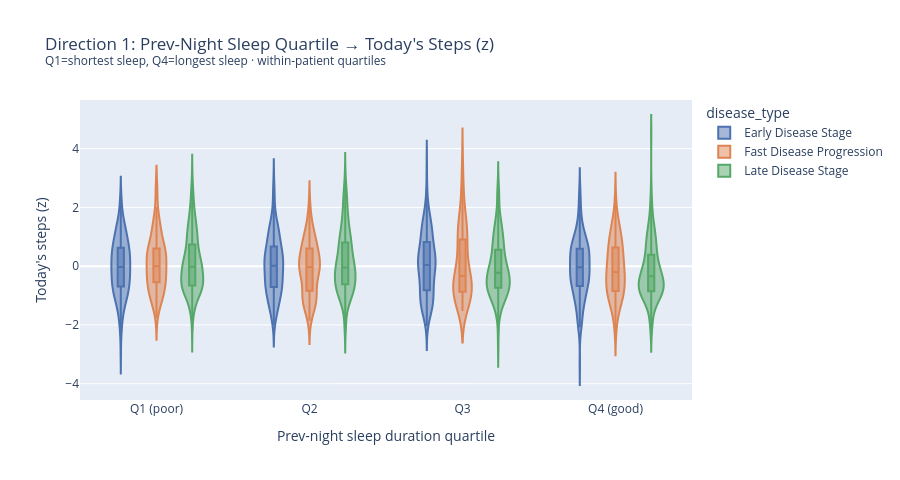

Notebook source saved alongside this figure:
### Code cell
# ── Violin: previous-night sleep quality quartile → today's steps_z ───────────
_plot_df = daily.dropna(subset=['sleep_q', 'daily_steps_z', 'disease_type'])
_plot_df['sleep_q'] = _plot_df['sleep_q'].astype(str)
Q_ORDER = ['Q1 (poor)', 'Q2', 'Q3', 'Q4 (good)']

fig = px.violin(
    _plot_df,
    x='sleep_q', y='daily_steps_z',
    color='disease_type',
    category_orders={
        'sleep_q': Q_ORDER,
        'disease_type': DISEASE_ORDER,
    },
    color_discrete_map=DISEASE_COLORS,
    box=True, points=False,
    title='Direction 1: Prev-Night Sleep Quartile → Today\'s Steps (z)<br>'
          '<sup>Q1=shortest sleep, Q4=longest sleep · within-patient quartiles</sup>',
    labels={'sleep_q': 'Prev-night sleep duration quartile', 'daily_steps_z': 'Today\'s steps (z)'},
    height=480, width=900,
)
fig.update_layout(violinmode='group')
fig.show()

### Figure 1 — Plotly figure (JSON) as saved in the notebook; plotly's stock layout.template omitted (floating-point values rounded to 4 significant figures; data arrays with more than 128 entries replaced by an {"elided": "..."} marker saying what was removed)
{"data": [{"alignmentgroup": "True", "box": {"visible": true}, "hovertemplate": "disease_type=Early Disease Stage<br>Prev-night sleep duration quartile=%{x}<br>Today's steps (z)=%{y}<extra></extra>", "legendgroup": "Early Disease Stage", "marker": {"color": "#4C72B0"}, "name": "Early Disease Stage", "offsetgroup": "Early Disease Stage", "orientation": "v", "points": false, "scalegroup": "True", "showlegend": true, "type": "violin", "x": {"elided": "671 str values"}, "x0": " ", "xaxis": "x", "y": {"elided": "671 float values"}, "y0": " ", "yaxis": "y"}, {"alignmentgroup": "True", "box": {"visible": true}, "hovertemplate": "disease_type=Fast Disease Progression<br>Prev-night sleep duration quartile=%{x}<br>Today's steps (z)=%{y}<extra></extra>", "legendgroup": "Fast Disease Progression", "marker": {"color": "#DD8452"}, "name": "Fast Disease Progression", "offsetgroup": "Fast Disease Progression", "orientation": "v", "points": false, "scalegroup": "True", "showlegend": true, "type": "violin", "x": {"elided": "302 str values"}, "x0": " ", "xaxis": "x", "y": {"elided": "302 float values"}, "y0": " ", "yaxis": "y"}, {"alignmentgroup": "True", "box": {"visible": true}, "hovertemplate": "disease_type=Late Disease Stage<br>Prev-night sleep duration quartile=%{x}<br>Today's steps (z)=%{y}<extra></extra>", "legendgroup": "Late Disease Stage", "marker": {"color": "#55A868"}, "name": "Late Disease Stage", "offsetgroup": "Late Disease Stage", "orientation": "v", "points": false, "scalegroup": "True", "showlegend": true, "type": "violin", "x": {"elided": "887 str values"}, "x0": " ", "xaxis": "x", "y": {"elided": "887 float values"}, "y0": " ", "yaxis": "y"}], "layout": {"height": 480, "legend": {"title": {"text": "disease_type"}, "tracegroupgap": 0}, "title": {"text": "Direction 1: Prev-Night Sleep Quartile → Today's Steps (z)<br><sup>Q1=shortest sleep, Q4=longest sleep · within-patient quartiles</sup>"}, "violinmode": "group", "width": 900, "xaxis": {"anchor": "y", "categoryarray": ["Q1 (poor)", "Q2", "Q3", "Q4 (good)"], "categoryorder": "array", "domain": [0, 1], "title": {"text": "Prev-night sleep duration quartile"}}, "yaxis": {"anchor": "x", "domain": [0, 1], "title": {"text": "Today's steps (z)"}}}}
